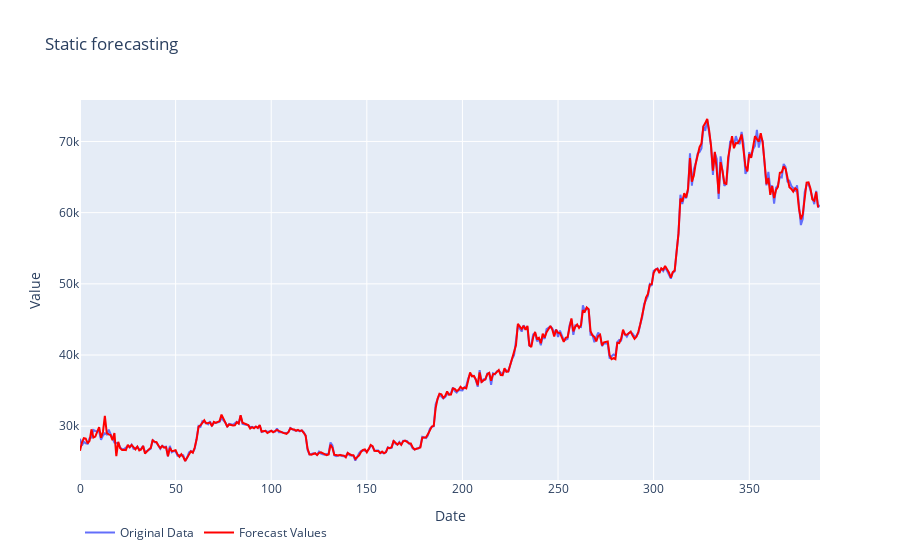

The code cell stored with this chart in its notebook:
### Code cell
st_pred = results.get_prediction(start=1, dynamic=False) 
forecast_values = st_pred.predicted_mean
print(forecast_values)

mape = calculate_mape(btc_data["Close"], forecast_values)



# Create trace for original data
trace_original = go.Scatter(x=btc_data.index, y=btc_data["Close"], mode='lines', name='Original Data')

# Create trace for fitted values
trace_fitted = go.Scatter(x=btc_data.index, y=forecast_values, mode='lines', name='Forecast Values', line=dict(color='red'))

# Create layout
layout = go.Layout(title='Static forecasting', xaxis=dict(title='Date'), yaxis=dict(title='Value'), legend=dict(orientation='h'), showlegend=True)

# Create figure
fig = go.Figure(data=[trace_original, trace_fitted], layout=layout)

# Plot figure
fig.show()
print("MAPE:", mape)

### Figure 1 — Plotly figure (JSON) as saved in the notebook; plotly's stock layout.template omitted (floating-point values rounded to 4 significant figures; data arrays with more than 128 entries replaced by an {"elided": "..."} marker saying what was removed)
{"data": [{"mode": "lines", "name": "Original Data", "type": "scatter", "x": {"elided": "388 int values"}, "y": {"elided": "388 float values"}}, {"line": {"color": "red"}, "mode": "lines", "name": "Forecast Values", "type": "scatter", "x": {"elided": "388 int values"}, "y": {"elided": "387 float values"}}], "layout": {"legend": {"orientation": "h"}, "showlegend": true, "title": {"text": "Static forecasting"}, "xaxis": {"title": {"text": "Date"}}, "yaxis": {"title": {"text": "Value"}}}}
